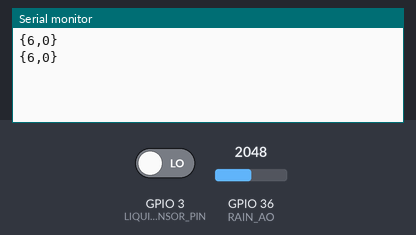
Bench run of a sketch on a simulated ESP32. On the bench: the last lines printed to the serial monitor. Inputs (shaded band) come from the test bench; at power-on: GPIO 36 (RAIN_AO) = 2048, GPIO 3 (LIQUID_SENSOR_PIN) LOW.

Above: at 3.8 s.
3.9 s: GPIO 36 (RAIN_AO) set to 2866
At 6.6 s:
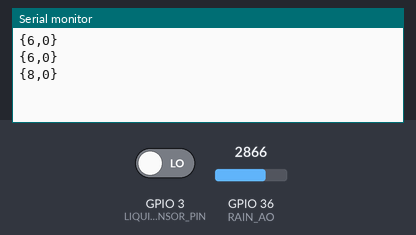
7.8 s: GPIO 3 (LIQUID_SENSOR_PIN) driven HIGH
At 10.1 s:
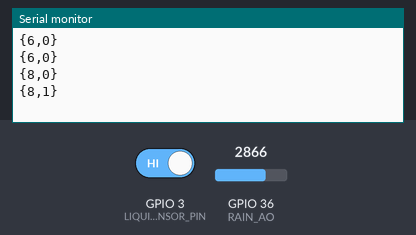
11.7 s: GPIO 36 (RAIN_AO) set to 3603
At 12.4 s:
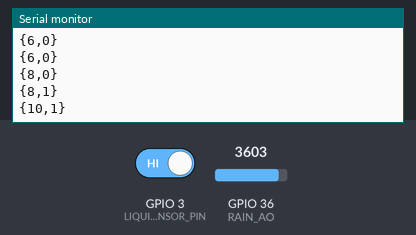
15.6 s: GPIO 3 (LIQUID_SENSOR_PIN) driven LOW
At 19.4 s:
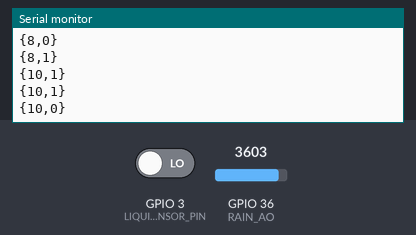
Timing chart, 0 to 20.5 s (numbered marks = the images above; inputs shaded):
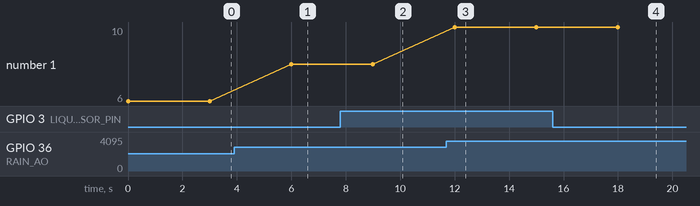

The sketch:

arduino.ino
```cpp
#include <Arduino.h>

//Rain Sensor
#define RAIN_AO A0   // ขา Analog

// กำหนดขา Liquid Level Sensor
#define LIQUID_SENSOR_PIN 3  // ขา Digital

const int sensorMin = 0;     // sensor minimum
const int sensorMax = 1024;  // sensor maximum

void setup() {
  Serial.begin(9600);
}

void loop() {
  // อ่านค่าจาก Raindrop Sensor
  int sensorReading = analogRead(RAIN_AO);
  // map the sensor range (four options):
  // ex: 'long int map(long int, long int, long int, long int, long int)'
  int rainStatus = map(sensorReading, sensorMin, sensorMax, 0, 3);
  // Serial.print("Rain Analog Status: ");
  // Serial.print(range);
  // Serial.print(" - ");

  // // range value:
  // switch (range) {
  // case 0:    // Sensor getting wet
  //   Serial.println("Rain Warning");
  //   break;
  // default:
  //   Serial.println("Not Raining");
  // }

  // อ่านค่าจาก Liquid Level Sensor
  int liquidStatus = digitalRead(LIQUID_SENSOR_PIN);

  // ส่งข้อมูลในรูปแบบ JSON
  Serial.print("{");
  Serial.print(rainStatus);
  Serial.print(",");
  Serial.print(liquidStatus);
  Serial.println("}");
  delay(3000); // ส่งข้อมูลทุก 5 วินาที


}
```

Measured:
- after the input at 3.9 s, the serial monitor: prints a new line after 2.1 s (image 1)
- after the input at 7.8 s, the serial monitor: prints a new line after 1.2 s (image 2)
- after the input at 11.7 s, the serial monitor: prints a new line after 0.30 s (image 3)
- after the input at 15.6 s, the serial monitor: prints a new line after 2.4 s (image 4)
- plotted number 1: 6 → 8 after the input at 3.9 s, 8 → 10 after the input at 11.7 s
